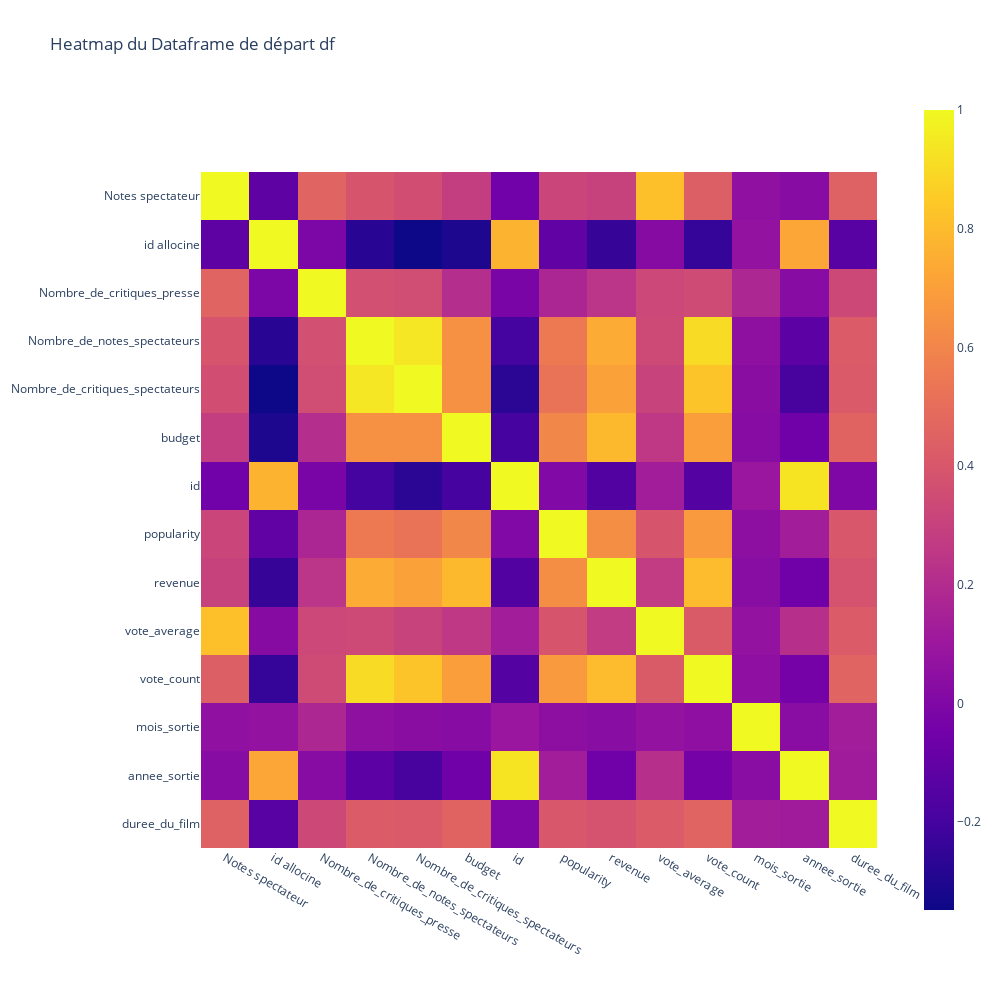

The notebook cell this image was saved under:
### Code cell
#ou faire ça qui est plus interactive 
fig = px.imshow(df_non_binary.corr(), title='Heatmap naive des variables numeriques',  width=1000, height=1000)
fig.show()

### Figure 1 — Plotly figure (JSON) as saved in the notebook; plotly's stock layout.template omitted (floating-point values rounded to 4 significant figures; data arrays with more than 128 entries replaced by an {"elided": "..."} marker saying what was removed)
{"data": [{"coloraxis": "coloraxis", "hovertemplate": "x: %{x}<br>y: %{y}<br>color: %{z}<extra></extra>", "name": "0", "type": "heatmap", "x": ["Notes spectateur", "id allocine", "Nombre_de_critiques_presse", "Nombre_de_notes_spectateurs", "Nombre_de_critiques_spectateurs", "budget", "id", "popularity", "revenue", "vote_average", "vote_count", "mois_sortie", "annee_sortie", "duree_du_film"], "xaxis": "x", "y": ["Notes spectateur", "id allocine", "Nombre_de_critiques_presse", "Nombre_de_notes_spectateurs", "Nombre_de_critiques_spectateurs", "budget", "id", "popularity", "revenue", "vote_average", "vote_count", "mois_sortie", "annee_sortie", "duree_du_film"], "yaxis": "y", "z": {"elided": "14x14 float values"}}], "layout": {"coloraxis": {"colorscale": [[0, "#0d0887"], [0.1111, "#46039f"], [0.2222, "#7201a8"], [0.3333, "#9c179e"], [0.4444, "#bd3786"], [0.5556, "#d8576b"], [0.6667, "#ed7953"], [0.7778, "#fb9f3a"], [0.8889, "#fdca26"], [1, "#f0f921"]]}, "height": 1000, "title": {"text": "Heatmap du Dataframe de départ df"}, "width": 1000, "xaxis": {"anchor": "y", "autorange": true, "constrain": "domain", "domain": [0, 1], "range": [-0.5, 13.5], "scaleanchor": "y", "type": "category"}, "yaxis": {"anchor": "x", "autorange": true, "constrain": "domain", "domain": [0.0878, 0.9122], "range": [13.5, -0.5], "type": "category"}}}
